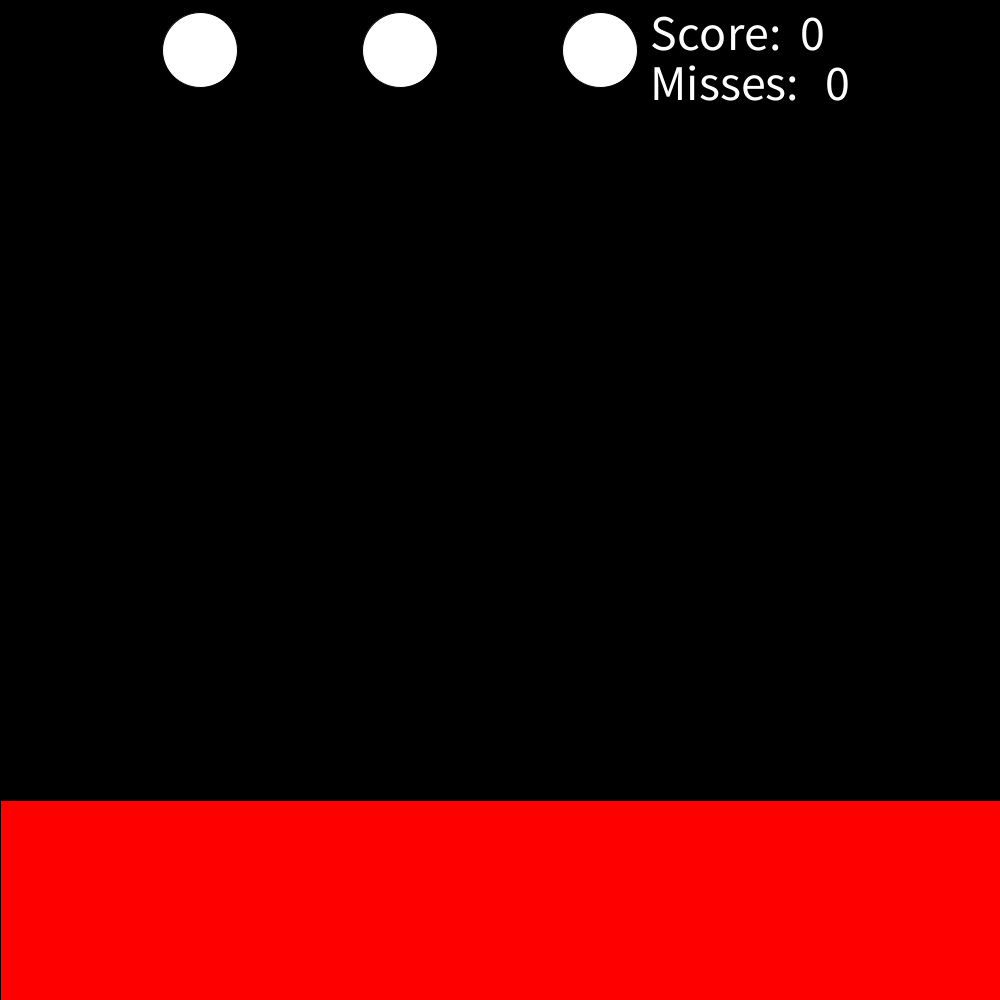
Frame 1 (no input)
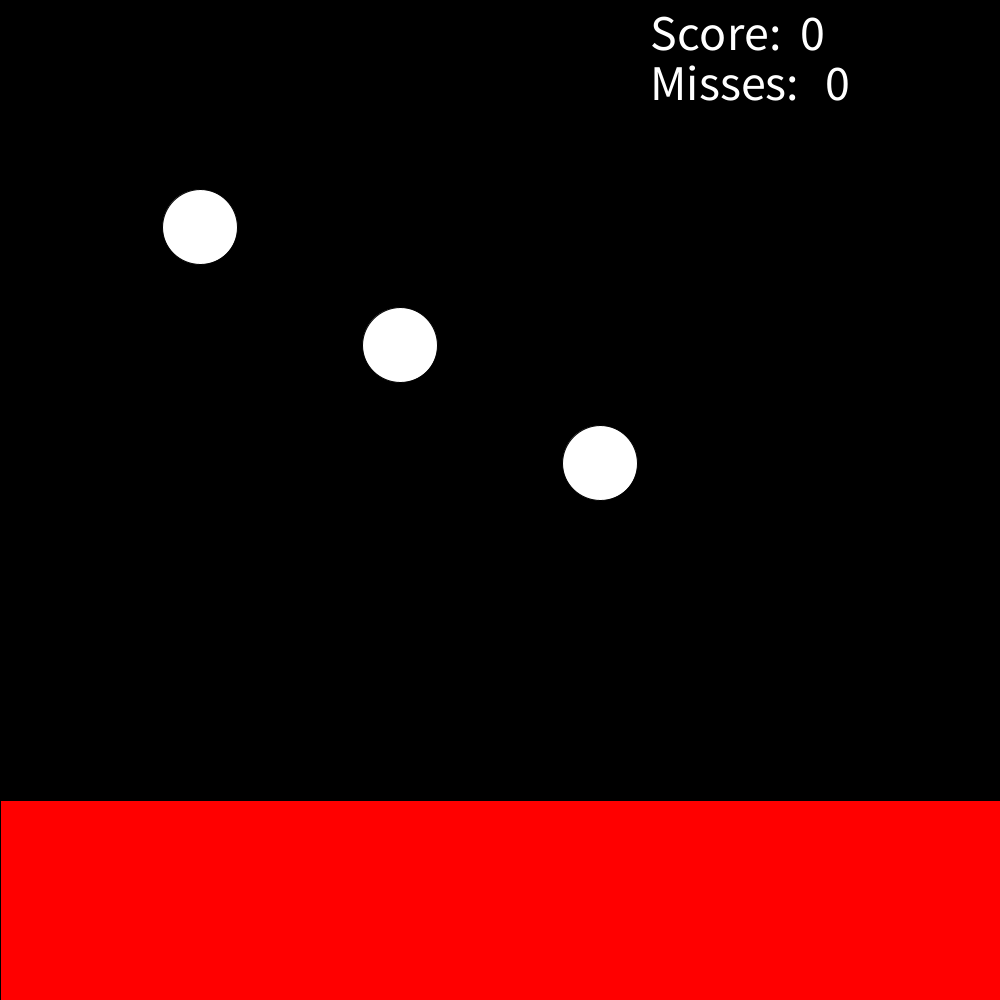
Frame 60 (the mouse pressed at the canvas centre just before this capture)
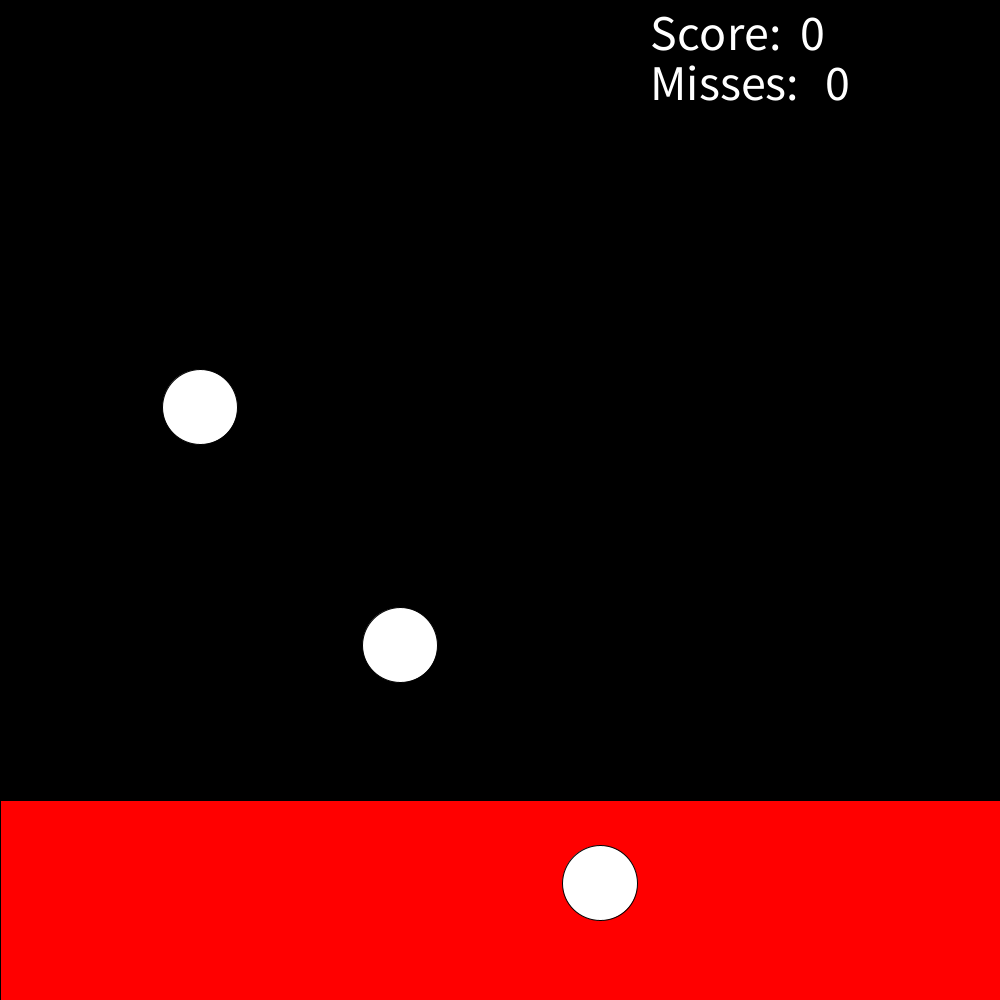
Frame 120 (the mouse held since frame 60 and released just before this capture)

The Processing sketch that drew these frames (run headless with seeded random() and noise(); from frame 60 on, the mouse is pressed at the canvas centre):

// Processing sketch: Ball_Game
// ── Ball_Game.pde
void setup()
{
  noCursor();
  size(1000,1000);
}

int s = 50;
int a = 50;
int d = 50;
int PlayerScore = 0;
int Misses = 0;

void draw()
{
  background(0,0,0);
  fill(255,0,0);
  rect(0,800,1000,200);
  fill(255,255,255);
  ellipse(600,d,75,75);
  ellipse(200,a,75,75);
  ellipse(400,s,75,75);
  s=s+5;
  a=a+3;
  d=d+7;
  
  if (s>1100)
  {
    s=50;
  }
  
  if (a>1100)
  {
    a=50;
  }
  
  if (d>1100)
  {
    d=50;
  }
  
  textSize(50);
  text("Score:",650,50);
  text(PlayerScore,800,50);
  text("Misses:",650,100);
  text(Misses,825,100);
  
  if (PlayerScore >= 1000)
  {
    background(0,0,0);
    textSize(200);
    text("You Win", 75,500);
  }
  
 if (Misses >= 5)
  {
    background(0,0,0);
    textSize(200);
    text("You Lose", 75,500);
  }
 
}

void keyPressed()
{
  if (key=='s'&& s>800 && s<1000)
  {
    PlayerScore += 25;
    return;
  }
  
  if (key=='d'&& d>800 && d<1000)
  {
    PlayerScore += 25;
    return;
  } 
    
    if (key=='a'&& a>800 && a<1000)
  {
    PlayerScore += 25;
    return;
  }
  
  PlayerScore -= 25;
  Misses += 1;
  
}
